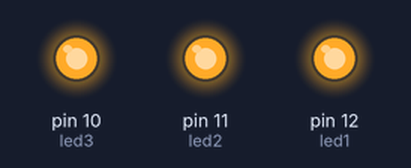
Simulated run of this sketch. Board: Arduino Uno, built with avr-gcc and run on an emulated ATmega328P. Shown: output pins drawn as LEDs (lit = HIGH).

Above: at 1.0 s.
At 2.5 s:
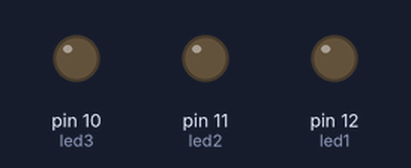
At 3.2 s:
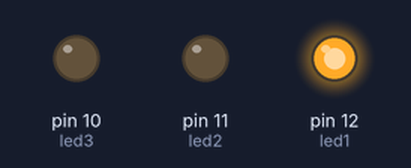
At 4.2 s:
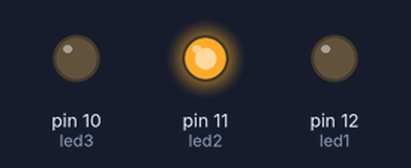
At 5.2 s:
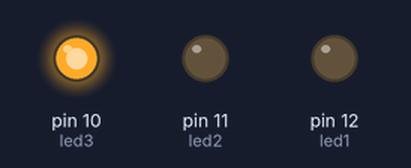
Timing chart, 0 to 7.8 s (numbered marks = the images above):
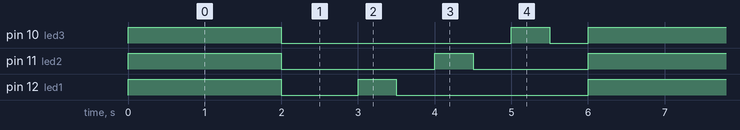

The sketch:

1c.ino
```cpp
int led1 = 12;
int led2 = 11;
int led3 = 10;

void setup(){
  pinMode(led1,OUTPUT);
  pinMode(led2,OUTPUT);
  pinMode(led3,OUTPUT);
}
void loop(){
  digitalWrite(led1,HIGH);
  digitalWrite(led2,HIGH);
  digitalWrite(led3,HIGH);
  delay(2000);
  digitalWrite(led1,LOW);
  digitalWrite(led2,LOW);
  digitalWrite(led3,LOW);
  delay(1000);
  digitalWrite(led1,HIGH);
  delay(500);
  digitalWrite(led1,LOW);
  delay(500);
  digitalWrite(led2,HIGH);
  delay(500);
  digitalWrite(led2,LOW);
  delay(500);
  digitalWrite(led3,HIGH);
  delay(500);
  digitalWrite(led3,LOW);
  delay(500);
}
```

Measured:
- by itself, pin 10 (led3): repeats every 6.0 s: LOW 3.0 s, HIGH 0.50 s, LOW 0.50 s, HIGH 2.0 s
- by itself, pin 11 (led2): repeats every 6.0 s: LOW 2.0 s, HIGH 0.50 s, LOW 1.5 s, HIGH 2.0 s
- by itself, pin 12 (led1): repeats every 6.0 s: LOW 1.0 s, HIGH 0.50 s, LOW 2.5 s, HIGH 2.0 s
